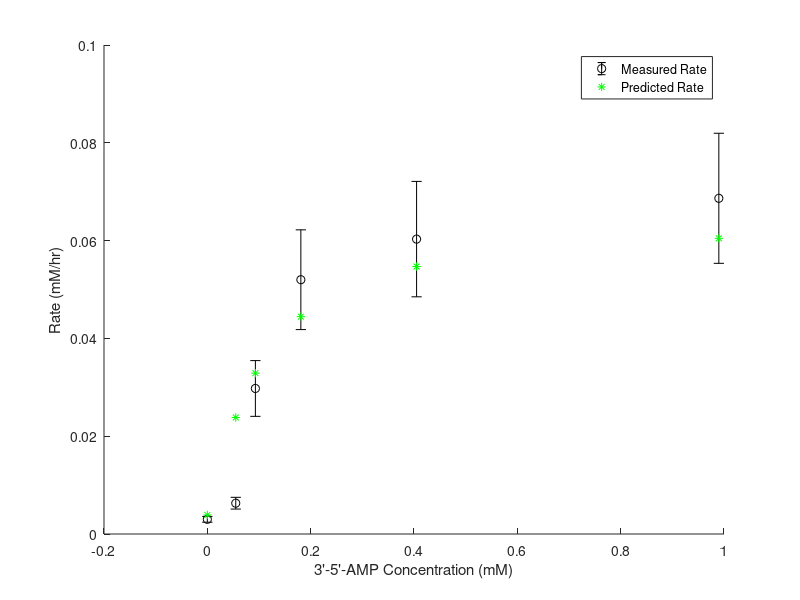

Write the MATLAB code that produced this figure.
% CHEME 5440, Prelim 1
% Problem 2

AMP_concen=[0.000; 0.055; 0.093; 0.181; 0.405; 0.990]; % mM 
Rate=[3.003; 6.302; 29.761; 52.002; 60.306; 68.653]; % microM/hr
err=[0.59; 1.20; 5.7; 10.2; 11.8; 13.3]; % 95% confidence for exp data 

Rate_mM_hr=zeros(6,1); 
for i=1:6
Rate_mM_hr(i,1)=Rate(i,1)*0.001; %convert to micromolar/hr to millimolar/hr
err_mM_hr(i,1)=err(i,1)*0.001;   % convert error to mM/hr as well...
end
% y-data is Rate_mM_hr; x-data is AMP_concen 
% concen unit: mM, time unit: hrs

% Given Parameter Values 
kcat=1440; % hr-1 (0.4 s-1) 
E1=0.00012; % mM (0.12 microM), concen of PFK in solution
F6P=0.1; % mM
k_F6P=0.11; % mM
ATP=2.3; % mM
k_ATP=0.42; % mM

% Researched Parameter Values (from Nissler et al., 1983)
K2=0.52; % nM
n2=1.2; % dimensionless

% Compute kinetic limit of PFK 
r = kcat*E1*(F6P/(k_F6P+F6P))*(ATP/(k_ATP+ATP)); % kinetic limit in mM/hr 

% W1 and W2 determined via data-fit: 
a=0.05595; % W1
b=6.705;   % W2

% remember to include error-bars in graph!
Predicted_Rate=zeros(6,1); 
for j=1:6
Predicted_Rate(j,1)=0.0696*(a+(b*(((AMP_concen(j,1)/0.52)^1.2)/(1+((AMP_concen(j,1)/0.52)^1.2))))/(1+a+(b*(((AMP_concen(j,1)/0.52)^1.2)/(1+((AMP_concen(j,1)/0.52)^1.2))))));
end

% Plot experimental data (with error bars) and model data 
figure(1)
set(gca,'DefaultTextFontSize',26)
hold on 
errorbar(AMP_concen,Rate_mM_hr,err_mM_hr,'ko') % plot with error bars
hold on 
plot(AMP_concen,Predicted_Rate,'g*')
legend("Measured Rate", "Predicted Rate") %move legend to bottom right corner
xlabel("3'-5'-AMP Concentration (mM)")
ylabel("Rate (mM/hr)")
hold off 
